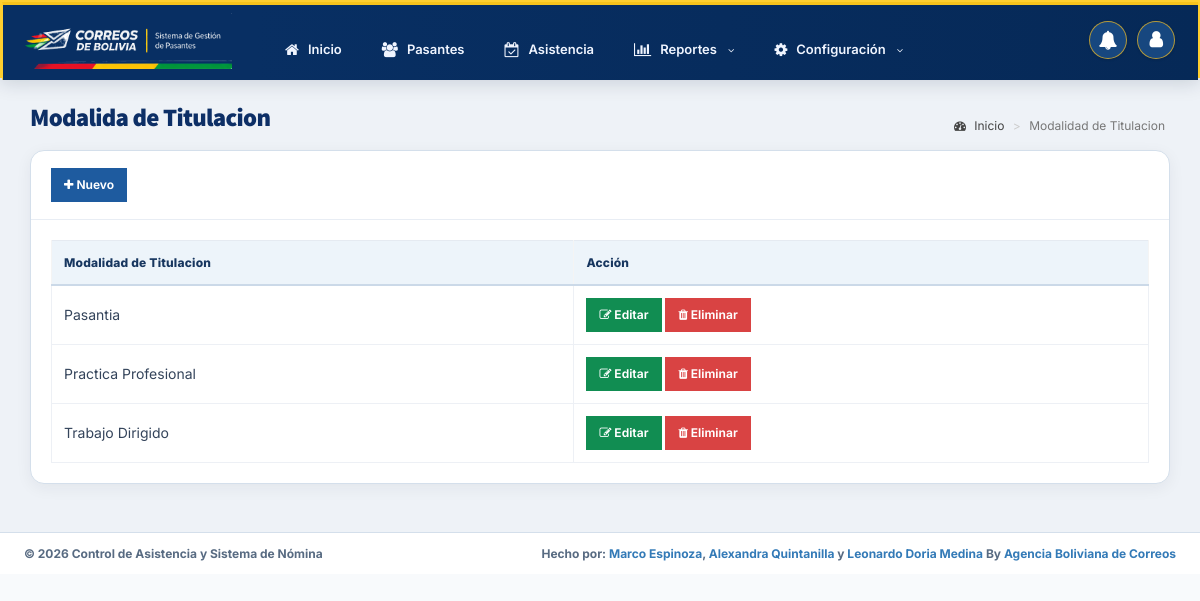
Page /admin/modality.php (signed in) on the committed database.
### tables this page shows
CREATE TABLE IF NOT EXISTS `modality` (
  `id` int(11) NOT NULL AUTO_INCREMENT,
  `type_modality` varchar(50) NOT NULL,
  PRIMARY KEY (`id`)
);

### admin/modality.php (the view, shortened to what this page needs)
<?php include 'includes/session.php'; ?>
<?php include 'includes/header.php'; ?>
<body class="hold-transition skin-blue sidebar-mini">
<div class="wrapper">
  <?php include 'includes/navbar.php'; ?>
  <div class="content-wrapper">
    <section class="content-header">
      <h1>
      Modalida de Titulacion
      </h1>
      <ol class="breadcrumb">
        <li><a href="#"><i class="fa fa-dashboard"></i> Inicio</a></li>
        <li class="active">Modalidad de Titulacion</li>
      </ol>
    </section>
    <section class="content">
      <div class="row">
        <div class="col-xs-12">
          <div class="box">
            <div class="box-header with-border">
              <a href="#addnew" data-toggle="modal" class="btn btn-primary btn-sm btn-flat"><i class="fa fa-plus"></i> Nuevo</a>
            </div>
            <div class="box-body">
              <table id="example1" class="table table-bordered catalog-list-table">
                <thead>
                  <th>Modalidad de Titulacion</th>
                  <th>Acción</th>
                </thead>
                <tbody>
                  <?php
                    $sql = "SELECT * FROM modality";
                    $query = $conn->query($sql);
                    while($row = $query->fetch_assoc()){
                      echo "
                        <tr>
                          <td>".$row['type_modality']."</td>
                          <td>
                            <button class='btn btn-success btn-sm edit btn-flat' data-id='".$row['id']."'><i class='fa fa-edit'></i> Editar</button>
                            <button class='btn btn-danger btn-sm delete btn-flat' data-id='".$row['id']."'><i class='fa fa-trash'></i> Eliminar</button>
                          </td>
                        </tr>
                      ";
                    }
                  ?>
                </tbody>
              </table>
            </div>
          </div>
        </div>
      </div>
    </section>
  </div>
  <?php include 'includes/footer.php'; ?>
</div>
</body>
</html>

### rows in the picture
modality: type_modality "Pasantia"
modality: type_modality "Practica Profesional"
modality: type_modality "Trabajo Dirigido"
